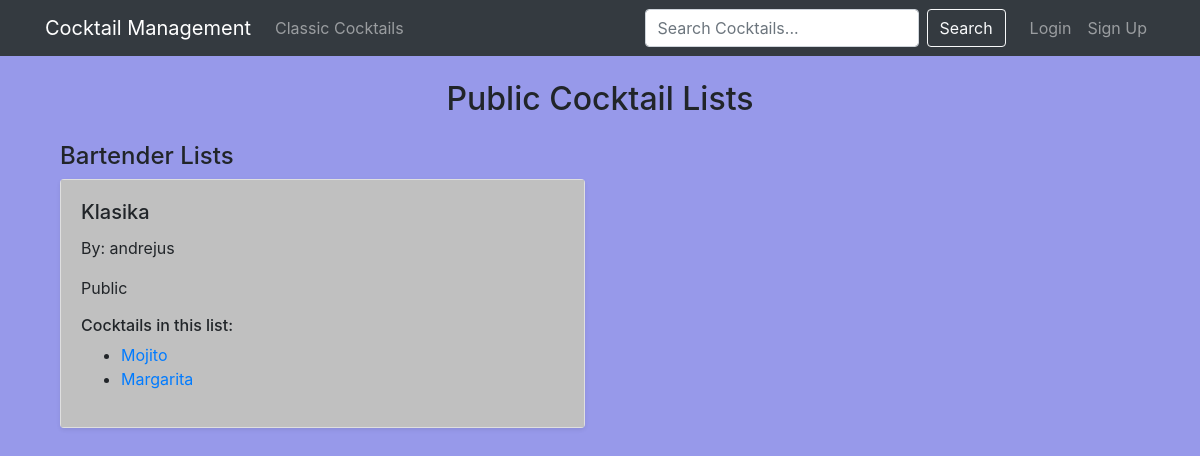
The app's page /cocktails/public-lists/, older data.
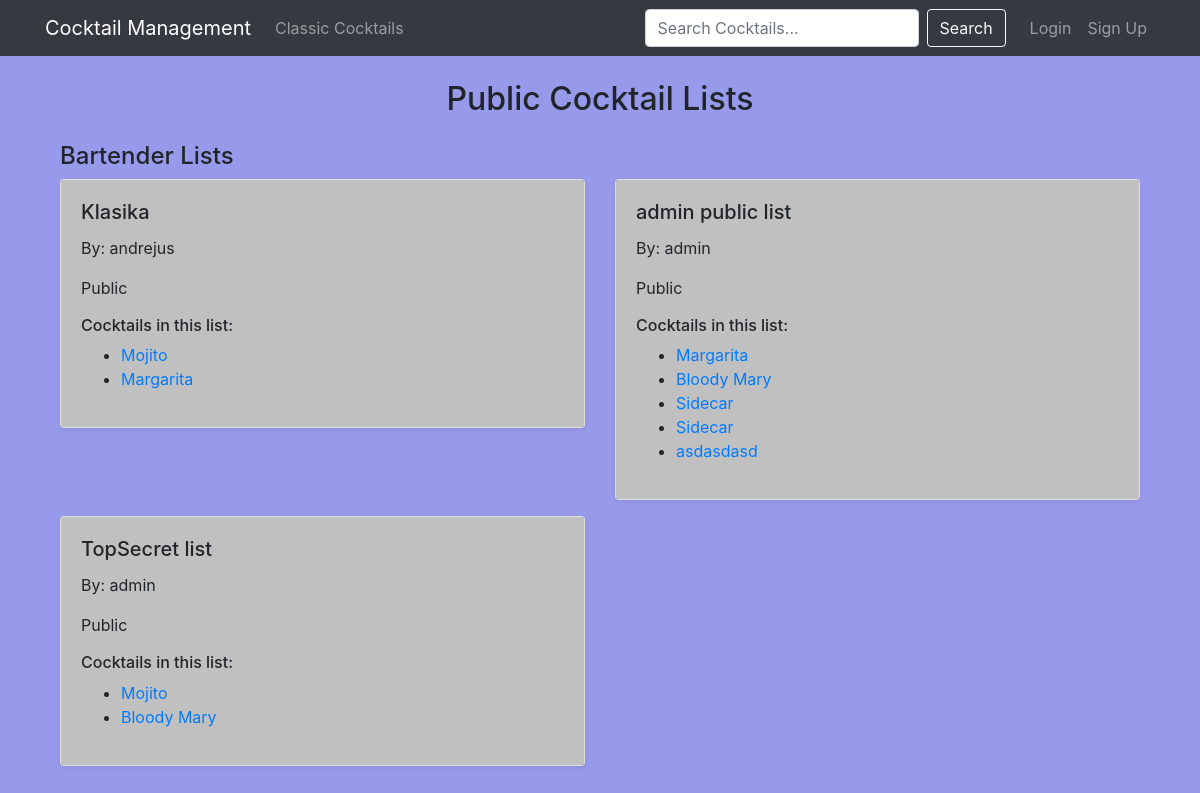
The same page, newer data.
### cocktails/models.py (models this page shows, shortened)
class BartenderCocktailList(models.Model):
    name = models.CharField(max_length=100)
    owner = models.ForeignKey(Profile, on_delete=models.CASCADE)
    is_public = models.BooleanField(default=False)

class Profile(models.Model):
    user = models.OneToOneField(User, on_delete=models.CASCADE)
    profile_picture = models.ImageField(
        upload_to='profile_pics',
        default="profile_pics/default-user.png",
        blank=True,
        null=True
    )
    DRINK_PREFERENCES = [
        ('Alcoholic', 'Alcoholic'),
        ('Non-Alcoholic', 'Non-Alcoholic'),
        ('Both', 'Both')
    ]
    preferred_drink_type = models.CharField(max_length=15, choices=DRINK_PREFERENCES, default='Both')

class BartenderCocktailListCocktail(models.Model):
    bartender_list = models.ForeignKey(BartenderCocktailList, on_delete=models.CASCADE)
    cocktail = models.ForeignKey(Cocktail, on_delete=models.CASCADE)

class Cocktail(models.Model):
    name = models.CharField(max_length=100)
    original_cocktail = models.ForeignKey('self', null=True, blank=True, on_delete=models.SET_NULL)
    bartender = models.ForeignKey(User, on_delete=models.SET_NULL, null=True, blank=True)
    category = models.ForeignKey(CocktailCategory, on_delete=models.CASCADE)
    instructions = models.TextField()
    image = models.ImageField(upload_to='cocktails', blank=True, null=True)
    glass_type = models.CharField(max_length=100)
    ALCOHOLIC_STRENGTH = [
        ('None', 'None'),
        ('Light', 'Light'),
        ('Medium', 'Medium'),
        ('Strong', 'Strong'),
    ]
    alcoholic_strength = models.CharField(max_length=10, choices=ALCOHOLIC_STRENGTH, default='Medium')
    is_classic = models.BooleanField(default=False)

### cocktails/views.py (the view)
# urls.py: path("public-lists/", views.public_lists, name="public-lists"),
def public_lists(request):
    bartender_lists = BartenderCocktailList.objects.filter(is_public=True)
    context = {
        "bartender_lists": bartender_lists,
    }
    return render(request, "cocktails/public_lists.html", context)

### cocktails/templates/cocktails/public_lists.html
{% extends 'base.html' %}
{% block content %}
<div class="container mt-4">
    <h2 class="text-center">Public Cocktail Lists</h2>
    <h4 class="mt-4">Bartender Lists</h4>
    <div class="row">
        {% for list in bartender_lists %}
            <div class="col-md-6">
                <div class="card shadow-sm mb-3">
                    <div class="card-body">
                        <h5 class="card-title">{{ list.name }}</h5>
                        <p>By: {{ list.owner.user.username }}</p>
                        <p>{% if list.is_public %}Public{% else %}Private{% endif %}</p>
                        <h6>Cocktails in this list:</h6>
                        <ul>
                            {% for cocktail_entry in list.bartendercocktaillistcocktail_set.all %}
                                <li>
                                    <a href="{% url 'cocktail-detail' cocktail_entry.cocktail.id %}">
                                        {{ cocktail_entry.cocktail.name }}
                                    </a>
                                </li>
                            {% empty %}
                                <p>No cocktails in this list yet.</p>
                            {% endfor %}
                        </ul>
                    </div>
                </div>
            </div>
        {% empty %}
            <p class="text-center">No public bartender lists available.</p>
        {% endfor %}
    </div>
</div>
{% endblock %}

Row changes from the older to the newer data that the page shows:
now on this page (row edited): BartenderCocktailList: name "admin public list", owner.user.username "admin", is_public "Public"
now on this page (row unchanged): BartenderCocktailListCocktail: cocktail.name "Margarita", shown under "admin public list"
now on this page (row unchanged): BartenderCocktailListCocktail: cocktail.name "Bloody Mary", shown under "admin public list"
now on this page (row unchanged): BartenderCocktailListCocktail: cocktail.name "Sidecar", shown under "admin public list"
now on this page (row unchanged): BartenderCocktailListCocktail: cocktail.name "Sidecar", shown under "admin public list"
added BartenderCocktailListCocktail: cocktail.name "asdasdasd", shown under "admin public list"
now on this page (row edited): BartenderCocktailList: name "TopSecret list", owner.user.username "admin", is_public "Public"
now on this page (row unchanged): BartenderCocktailListCocktail: cocktail.name "Mojito", shown under "TopSecret list"
now on this page (row unchanged): BartenderCocktailListCocktail: cocktail.name "Bloody Mary", shown under "TopSecret list"
